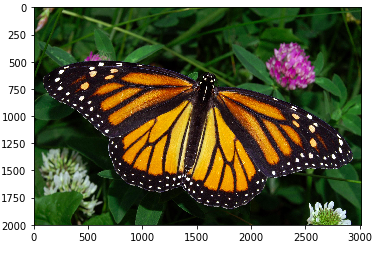
#> input picture Screenshotfrom20200703024321.png, 379 x 254 px, found by its file name
$ jupyter execute image_segmentation.ipynb   (shell and % lines are left out)
#> lines starting #> are read from the running program, lines starting #| are printed output that depends on the picture
[cell 1]
import numpy as np
import matplotlib.pyplot as plt
import cv2


# Read in the image
image = cv2.imread('/content/drive/MyDrive/Colab Notebooks/Screenshotfrom20200703024321.png')
#> image is the input picture: shape (254, 379, 3); mean B, G, R 83.7, 110.7, 109.2

# Change color to RGB (from BGR)
image = cv2.cvtColor(image, cv2.COLOR_BGR2RGB)

plt.imshow(image)

[cell 2]
# Reshaping the image into a 2D array of pixels and 3 color values (RGB)
pixel_vals = image.reshape((-1,3))

# Convert to float type
pixel_vals = np.float32(pixel_vals)

[cell 3]
#the below line of code defines the criteria for the algorithm to stop running,
#which will happen is 100 iterations are run or the epsilon (which is the required accuracy)
#becomes 85%
criteria = (cv2.TERM_CRITERIA_EPS + cv2.TERM_CRITERIA_MAX_ITER, 100, 1)

# then perform k-means clustering with number of clusters defined as 3
#also random centres are initially choosed for k-means clustering
k = 3
retval, labels, centers = cv2.kmeans(pixel_vals, k, None, criteria, 10, cv2.KMEANS_RANDOM_CENTERS)
#> retval = 217615663.8; centers = [[28.66, 44.25, 20.09], [192.7, 137, 49.51], [252.1, 252.2, 251.8]]

# convert data into 8-bit values
centers = np.uint8(centers)
#> centers = [[28, 44, 20], [192, 136, 49], [252, 252, 251]]
segmented_data = centers[labels.flatten()]

# reshape data into the original image dimensions
segmented_image = segmented_data.reshape((image.shape))
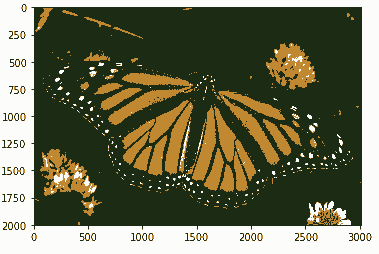
#> segmented_image: shape (254, 379, 3); mean R, G, B 108.7, 110.4, 83.4

plt.imshow(segmented_image)
